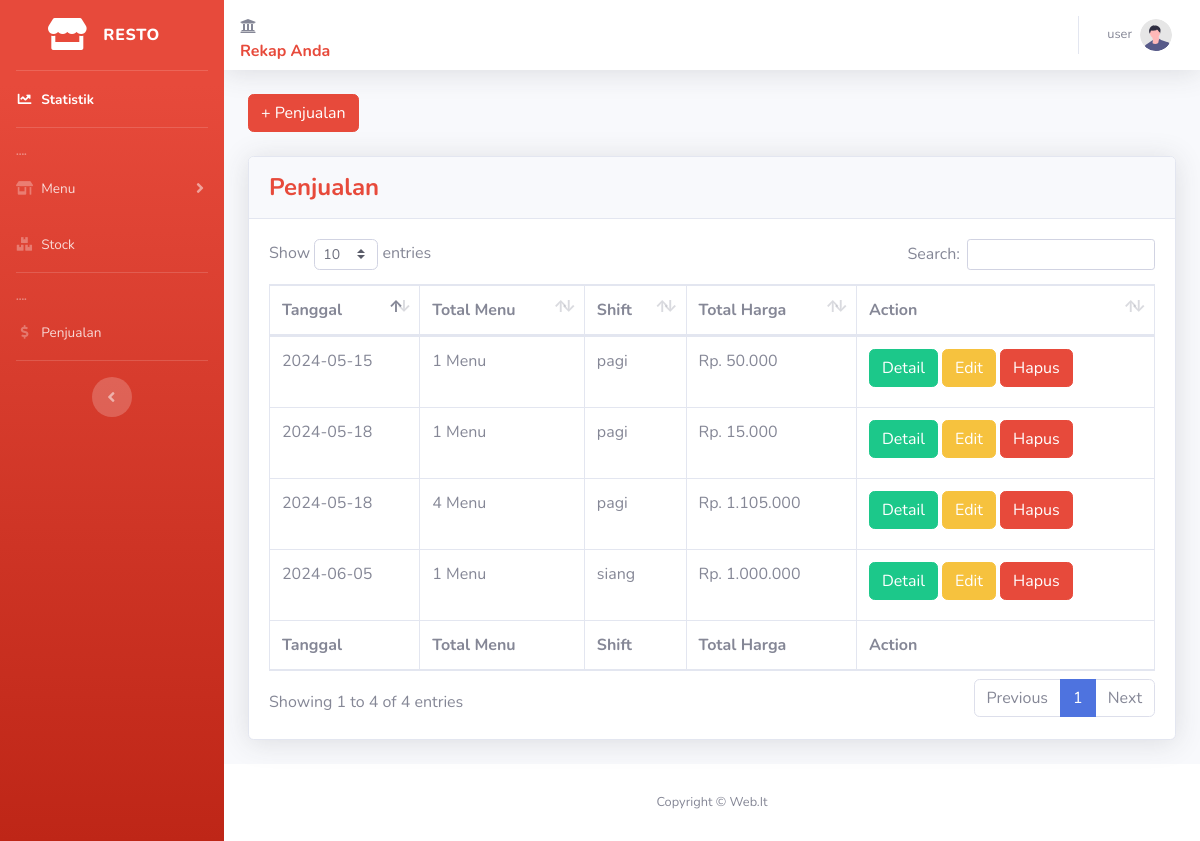
The app's page /penjualan.php (signed in), older data.
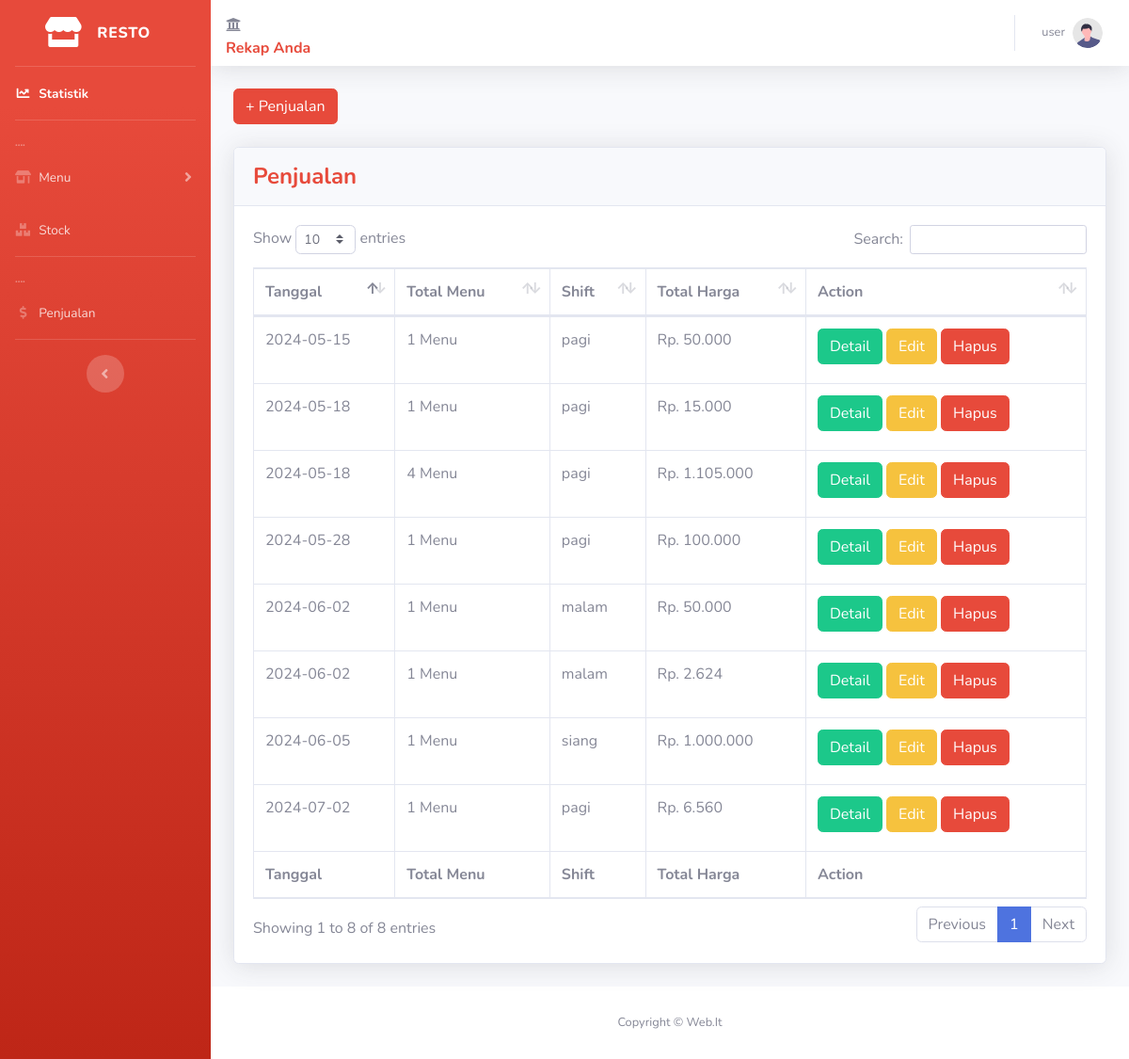
The same page, newer data.
### tables this page shows
CREATE TABLE `user` (
  `id` int(10) NOT NULL,
  `name` varchar(50) NOT NULL,
  `username` varchar(15) NOT NULL,
  `password` varchar(15) NOT NULL,
  `administrator` tinyint(1) NOT NULL
);

CREATE TABLE `penjualan` (
  `id_penjualan` int(11) NOT NULL,
  `tanggal` date NOT NULL,
  `shift` varchar(15) NOT NULL,
  `total_harga` int(255) NOT NULL
);

### penjualan.php (the view, shortened to what this page needs)
<?php
require './partials/header.php';
$sql = "SELECT penjualan.*, COUNT(detail_penjualan.id_penjualan) as total_menu FROM penjualan JOIN detail_penjualan ON penjualan.id_penjualan = detail_penjualan.id_penjualan GROUP BY penjualan.id_penjualan";
$result = $conn->query($sql);
$data = array();
while ($row = $result->fetch_assoc()) {
    $data[] = $row;
}
$sql_menu = "SELECT * FROM menu";
$result_menu = $conn->query($sql_menu);
$menu_data = array();
while ($menu_row = $result_menu->fetch_assoc()) {
    $menu_data[] = $menu_row;
}
$sql_detail_penjualan = "SELECT * FROM detail_penjualan";
$result_detail_penjualan = $conn->query($sql_detail_penjualan);
$detail_penjualan = array();
if ($result_detail_penjualan) {
    while ($row_detail = $result_detail_penjualan->fetch_assoc()) {
        $detail_penjualan[] = $row_detail;
    }
} else {
    echo "Error: " . $sql_detail_penjualan . "<br>" . $conn->error;
}
function calculateTotalPrice($id_penjualan, $menu_data, $detail_penjualan) {
    $totalHarga = 0;
    foreach ($detail_penjualan as $detail) {
        if ($detail['id_penjualan'] == $id_penjualan) {
            $menu = array_values(array_filter($menu_data, function ($menu) use ($detail) {
                return $menu['id'] == $detail['id_menu'];
            }));
            if (!empty($menu)) {
                $totalHarga += $menu[0]['harga'] * $detail['amount'];
            }
        }
    }
    $update_total_harga_query = "UPDATE penjualan SET total_harga = " . $totalHarga . " WHERE id_penjualan = " . $id_penjualan;
    return $totalHarga;
}
?>
<button type="button" class="btn btn-danger mb-4" data-toggle="modal" data-target="#modalBahan">
  + Penjualan
</button>
            <div class="card shadow mb-4">
              <div class="card-header py-3">
                <h4 class="m-0 font-weight-bold text-danger">Penjualan</h4>
              </div>
              <div class="card-body">
                <div class="table-responsive">
                  <table class="table table-bordered" id="dataTable" width="100%" cellspacing="0">
                    <thead>
                      <tr>
                        <th>Tanggal</th>
                        <th>Total Menu</th>
                        <th>Shift</th>
                        <th>Total Harga</th>
                        <th>Action</th>
                      </tr>
                    </thead>
                    <tfoot>
                      <tr>
                        <th>Tanggal</th>
                        <th>Total Menu</th>
                        <th>Shift</th>
                        <th>Total Harga</th>
                        <th>Action</th>
                      </tr>
                    </tfoot>
                    <tbody>
                        <?php foreach($data as $key => $row): ?>
                      <tr>
                        <td><?= $row['tanggal']; ?></td>
                        <td><?= $row['total_menu']; ?> Menu</td>
                        <td><?= $row['shift']; ?></td>
                        <td>  <?php
                                  $totalHarga = calculateTotalPrice($row['id_penjualan'], $menu_data, $detail_penjualan);
                                  echo "Rp. " . number_format($totalHarga, 0, ',', '.');
                              ?>
                        </td>
                        <td><a href="detailPenjualan.php?id_penjualan=<?= $row['id_penjualan']; ?>" class="btn btn-success mb-2 ">Detail</a>
                        <button type="button" class="btn btn-warning mb-2 btn-edit" data-toggle="modal" data-target="#modalEdit<?= $key; ?>" data-id="<?= $row['id_penjualan']; ?>">Edit</button>
                        <button type="button" class="btn btn-danger mb-2 btn-delete" data-toggle="modal" data-target="#modalHapus<?= $key; ?>" data-id="<?= $row['id_penjualan']; ?>">Hapus</button>
                        </td>
                      </tr>
                  <?php endforeach; ?>
                  </tbody>
                  </table>
                </div>
              </div>
            </div>
<?php require 'partials/footer.php'; ?>

### partials/header.php (shortened to what this page needs)
<?php
  $conn = OpenCon();
  if(isset($_SESSION['user-id'])){
    $id = $_SESSION['user-id'];
    $query = "SELECT * FROM user WHERE id = '$id'";
    $result = $conn->query($query);
    $user = mysqli_fetch_assoc($result);
  }else{
    header('Location: login.php');
    exit;
  }
?>
<!DOCTYPE html>
<html lang="en">
  <head>
    <link href="vendor/fontawesome-free/css/all.min.css" rel="stylesheet" type="text/css" />
    <link href="css/sb-admin-2.css" rel="stylesheet" />
    <link href="vendor/datatables/dataTables.bootstrap4.min.css" rel="stylesheet" />
  </head>
  <body id="page-top">
    <div id="wrapper">
      <ul class="navbar-nav bg-gradient-danger sidebar sidebar-dark accordion" id="accordionSidebar">
        <a class="sidebar-brand d-flex align-items-center justify-content-center" href="index.php">
          <div class="sidebar-brand-icon ">
            <i class="fas fa-store"></i>
          </div>
          <div class="sidebar-brand-text mx-3">Resto</div>
        </a>
        <hr class="sidebar-divider my-0" />
        <li class="nav-item active">
          <a class="nav-link" href="index.php">
            <i class="fas fa-fw fa-chart-line"></i>
            <span>Statistik</span></a>
        </li>
        <hr class="sidebar-divider" />
        <div class="sidebar-heading">....</div>
        <li class="nav-item">
          <a class="nav-link collapsed" href="#" data-toggle="collapse" data-target="#menuPages" aria-expanded="true" aria-controls="collapsePages">
            <i class="fas fa-fw fa-store-alt"></i>
            <span>Menu</span>
          </a>
        </li>
        <li class="nav-item">
          <a class="nav-link collapsed" href="kategori.php" >
            <i class="fas fa-fw fa-boxes"></i>
            <span>Stock</span>
          </a>
        </li>
        <hr class="sidebar-divider" />
        <div class="sidebar-heading">....</div>
        <li class="nav-item">
          <a class="nav-link collapsed" href="penjualan.php" >
            <i class="fas fa-fw fa-dollar-sign"></i>
            <span>Penjualan</span>
          </a>
        </li>
        <hr class="sidebar-divider d-none d-md-block" />
        <div class="text-center d-none d-md-inline">
          <button class="rounded-circle border-0" id="sidebarToggle"></button>
        </div>
      </ul>
<div id="content-wrapper" class="d-flex flex-column">
  <div id="content">
    <nav class="navbar navbar-expand navbar-light bg-white topbar mb-4 static-top shadow">
      <div class="mt-4">
      <i class="fa fa-university"></i>
        <p class="text-danger font-weight-bold">Rekap Anda</p>
      </div>
            <ul class="navbar-nav ml-auto">
              <li class="nav-item dropdown no-arrow">
                <a class="nav-link dropdown-toggle" href="#" id="userDropdown" role="button" data-toggle="dropdown" aria-haspopup="true" aria-expanded="false">
                  <span class="mr-2 d-none d-lg-inline text-gray-600 small"><?=$user['name']?></span>
                  <img class="img-profile rounded-circle" src="img/undraw_profile.svg"/>
                </a>
              </li>
            </ul>
          </nav>
        <div class="container-fluid">

### partials/footer.php (shortened to what this page needs)
 </div>
        <footer class="sticky-footer bg-white" >
          <div class="container my-auto">
            <div class="copyright text-center my-auto">
              <span>Copyright &copy; Web.It</span>
            </div>
          </div>
        </footer>
      </div>
    </div>
  </body>
</html>

Row changes from the older to the newer data that the page shows:
added penjualan: tanggal "2024-05-28", total_menu "1", shift "pagi", totalHarga "100.000"
added penjualan: tanggal "2024-06-02", total_menu "1", shift "malam", totalHarga "50.000"
added penjualan: tanggal "2024-06-02", total_menu "1", shift "malam", totalHarga "2.624"
added penjualan: tanggal "2024-07-02", total_menu "1", shift "pagi", totalHarga "6.560"
Text that changed along with them:
text written by a page script: "Show entries Search: Showing 1 to 4 of 4 entries Previous 1 Next" → "Show entries Search: Showing 1 to 8 of 8 entries Previous 1 Next"
